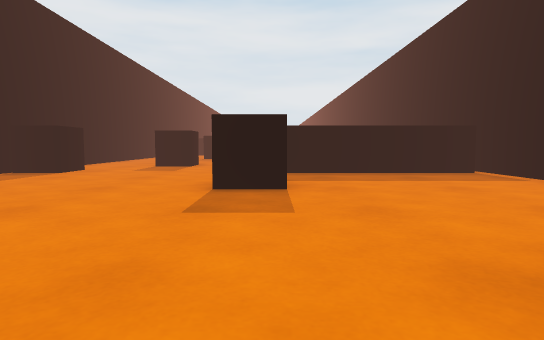
[1] (above)

20 first-person views from a walk through a 3-D level made in the Unity game engine. The camera is 0.59 m above the floor, tilts 4° down and sees 75° across. The floor is counted in squares, 1 m on a side. Each view is taken from the middle of a square. On the plan, view 1 faces up. The plan holds only what a view shows up to about 10 squares ahead; the rest is blank. The place goes on beyond the plan. The player is left out.

[2]
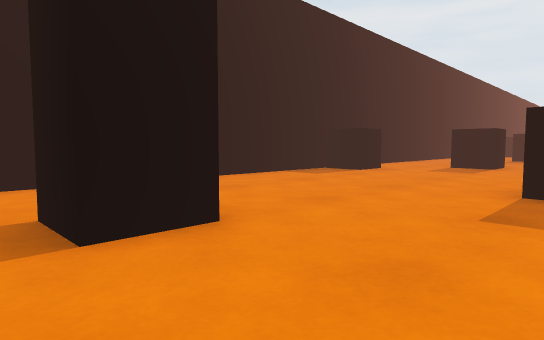

[3]
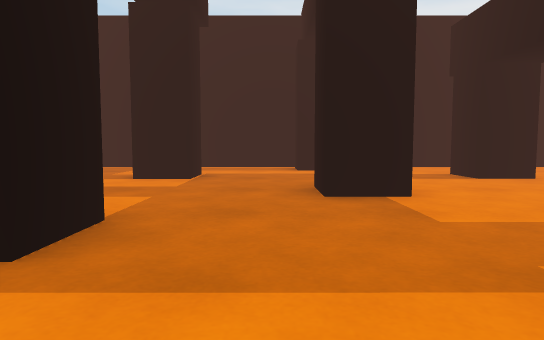

[4]
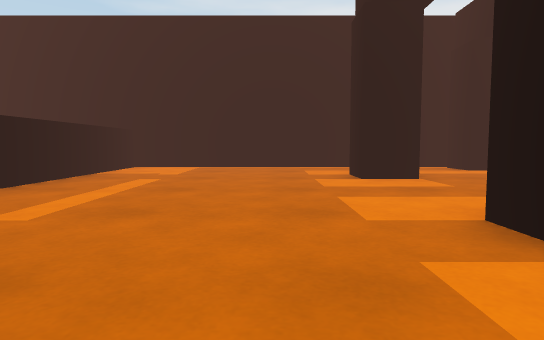

[5]
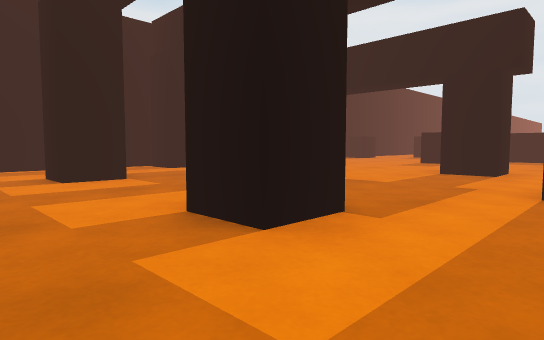

[6]
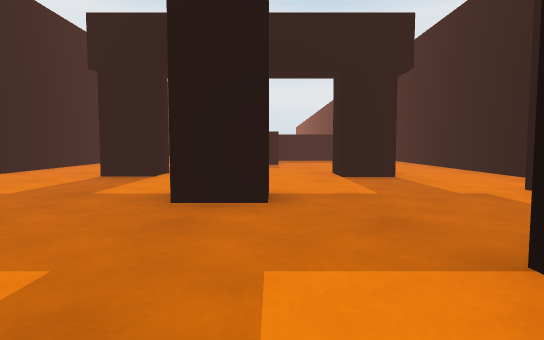

[7]
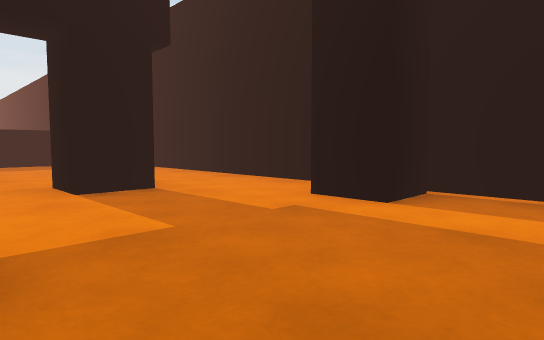

[8]
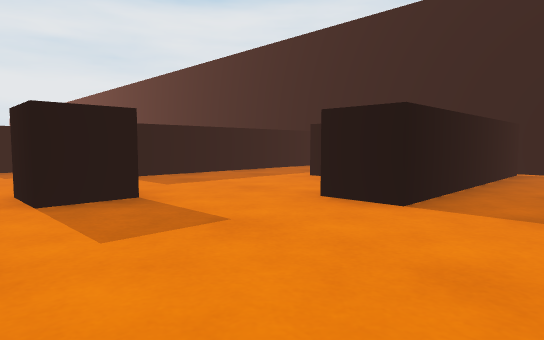

[9]
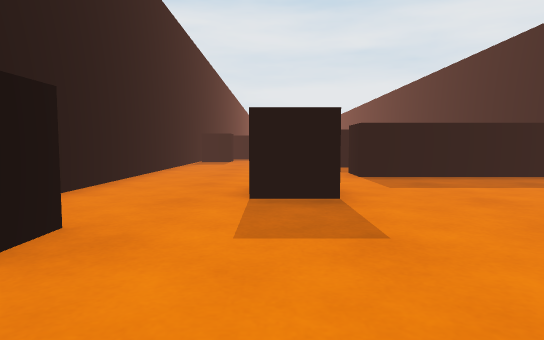

[10]
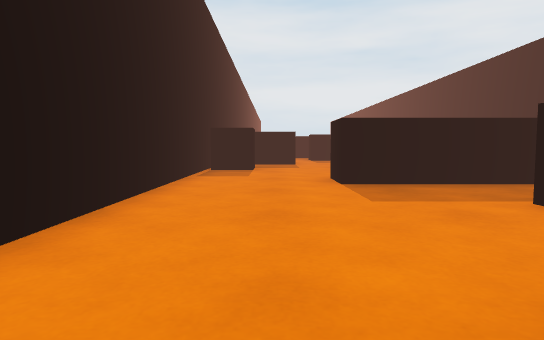

[11]
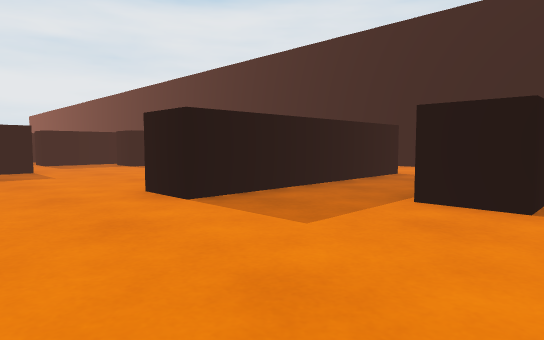

[12]
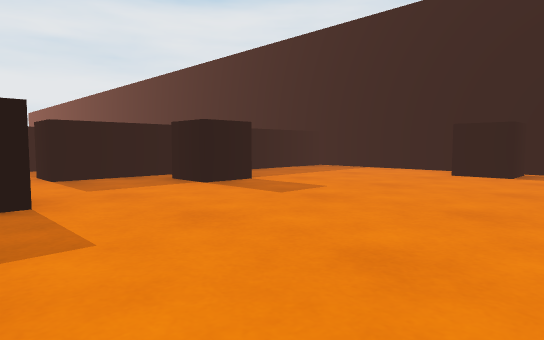

[13]
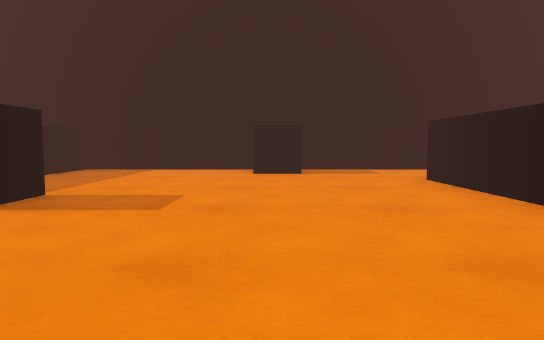

[14]
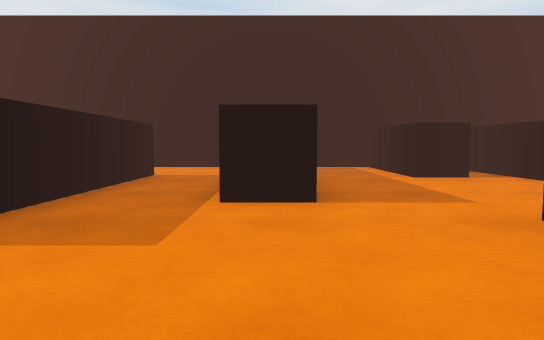

[15]
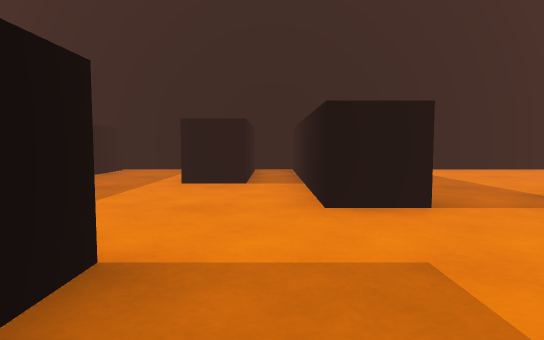

[16]
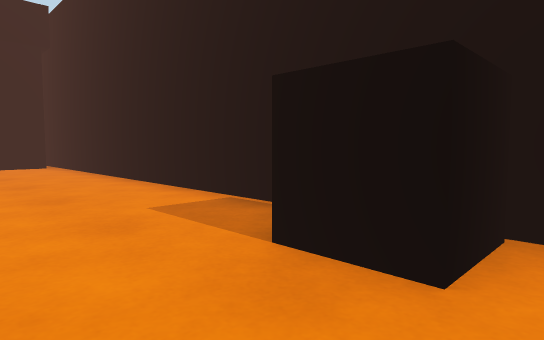

[17]
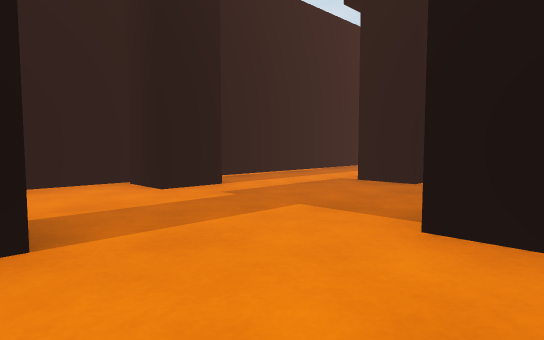

[18]
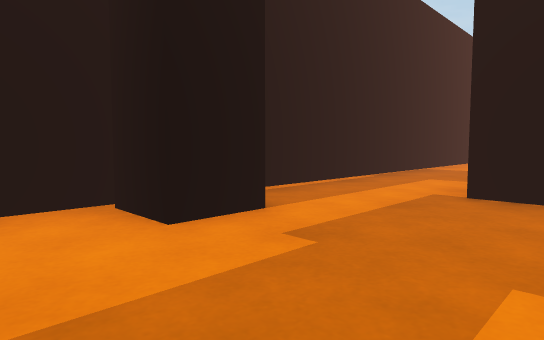

[19]
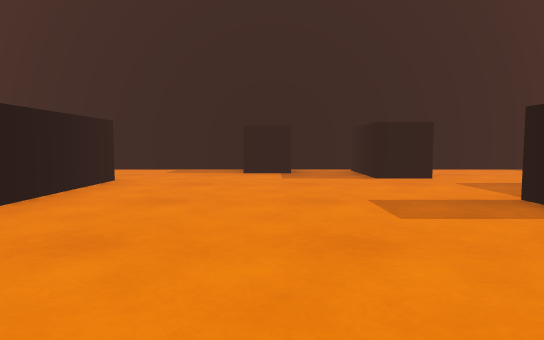

[20]
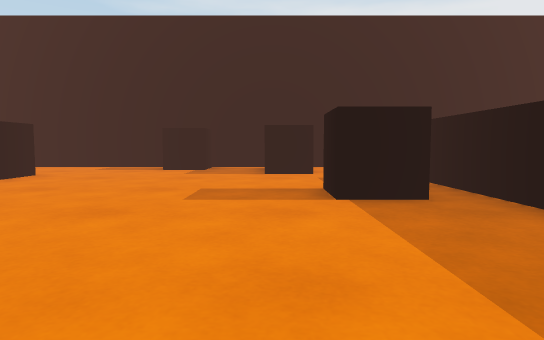

### Floor plan
Points are (right, up) in squares from view 1. A wall is a line through its corners. A room is listed if a view was taken in it or the views show most of it. See-through windows are left out.
Room 1 (views 1, 2, 3, 4, 5, 6, 7, 8, 9, 10, 11, 12, 13, 14, 15, 16, 17, 18, 19, 20)
walls: (-5.6, 8.8) (-5.6, -10.5); (4.4, 7.5) (-0.7, 7.5) (-0.7, 8.5) (4.1, 8.5); (4, 9.4) (1.5, 9.4) (1.5, 10.4) (4.4, 10.4); (2.1, 15.3) (-2.9, 15.3) (-2.9, 16.4) (2.1, 16.4); (4.6, 14.4) (4.6, 23.5) (1.8, 23.5); (4.6, -10.5) (4.6, 12.5) (-1.4, 12.5) (-1.4, 13.6); (0.9, 23.5) (-2.5, 23.5) (-2.5, 24.5); (-5.6, 24.5) (-5.6, 10.2)
objects: black block (-5, -2); black cube (-5, 8); black cube (-5, 19); black block (-5, 21) to (-4, 21); black block (-3, -5); black block (-3, 1); black cube (-3, 10) to (-3, 11); black block (-1, -2); black cube (0, 5); black cube (0, 22); black block (2, -5); black block (2, 1); black block (4, -2); black cube (4, 19)

Where each view was taken, in squares from view 1:
view 1: 0 up, 0 right, facing up
view 2: 0 up, 0 right, facing up-left
view 3: 3 down, 4 right, facing left
view 4: 7 down, 4 right, facing left
view 5: 7 down, 4 right, facing up-left
view 6: 6 down, 0 right, facing up
view 7: 4 down, 0 right, facing up-right
view 8: 6 up, 4 left, facing up-right
view 9: 6 up, 3 left, facing up
view 10: 10 up, 4 left, facing up
view 11: 12 up, 5 left, facing up-right
view 12: 17 up, 4 left, facing up-right
view 13: 19 up, 4 left, facing right
view 14: 13 up, 5 left, facing right
view 15: 9 up, 4 left, facing right
view 16: 9 up, 3 left, facing down-left
view 17: 1 up, 1 left, facing down-right
view 18: 0 up, 1 right, facing down-right
view 19: 19 up, 3 right, facing left
view 20: 21 up, 4 right, facing left
